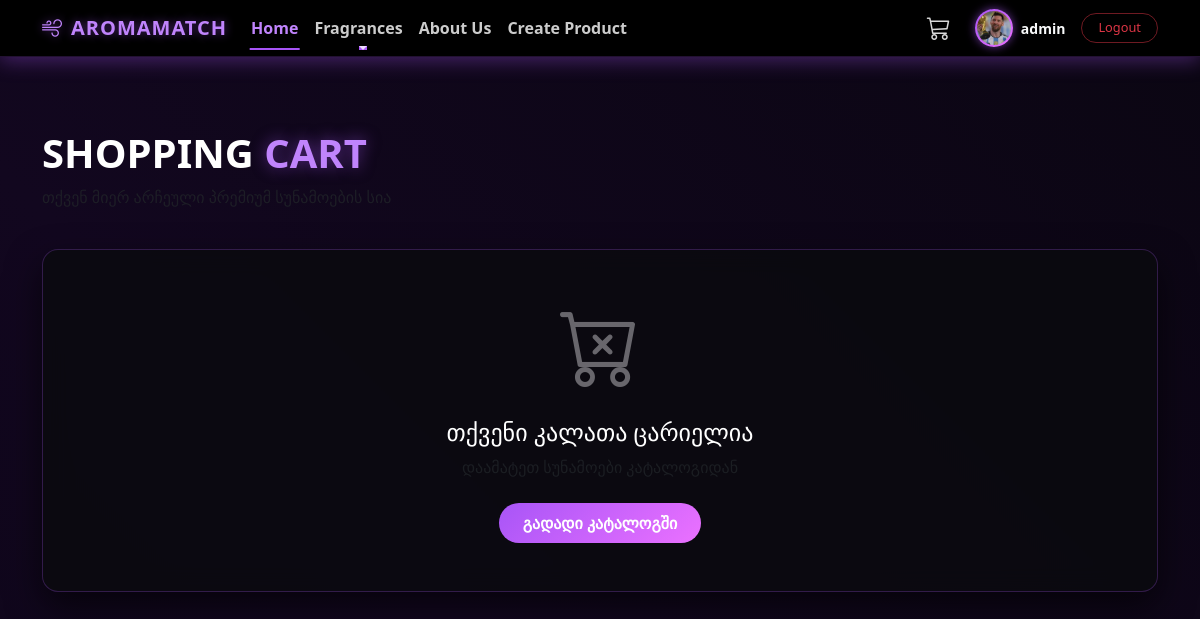
Page /cart (signed in) on the committed database.
### models.py (models this page shows)
class User(db.Model):
    __tablename__ = "users"
    id = db.Column(db.Integer, primary_key=True)
    username = db.Column(db.String(50), unique=True, nullable=False)
    password = db.Column(db.String(255), nullable=False)
    email = db.Column(db.String(120), unique=True, nullable=False)
    gender = db.Column(db.String(50), nullable=False)
    birthday = db.Column(db.Date, nullable=False)
    country = db.Column(db.String(50), nullable=False)
    image = db.Column(db.String(255), default="default.jpg")
    is_admin = db.Column(db.Boolean, default=False)
    comments = db.relationship("Comment", backref="author", lazy=True)

### routes.py (the view, shortened to what this page needs)
@main.route("/cart")
def view_cart():
    cart = session.get("cart", {})
    cart_items = []
    total_price = 0
    return render_template("cart.html", cart_items=cart_items, total_price=total_price, role=role)

### routes.py (called while the page is built)
@main.before_app_request
def load_logged_in_user():
    user_id = session.get("user_id")
    if user_id is None:
        g.user = None
    else:
        g.user = User.query.get(user_id)

### templates/cart.html (shortened to what this page needs)
{% extends "base.html" %}
{% block content %}
<div class="container my-5 py-4">
    <div class="row mb-4" data-aos="fade-down">
        <div class="col">
            <h1 class="display-6 fw-bold text-white text-uppercase">
                Shopping <span class="neon-text-purple">Cart</span>
            </h1>
            <p class="text-muted">თქვენ მიერ არჩეული პრემიუმ სუნამოების სია</p>
        </div>
    </div>
    {% if cart_items %}
    <div class="row g-4">
        <div class="col-lg-8" data-aos="fade-right">
            <div class="cart-glass-card p-4">
                <div class="table-responsive">
                    <table class="table table-dark align-middle table-dark-custom">
                        <thead>
                            <tr>
                                <th scope="col" class="text-muted small text-uppercase">Image</th>
                                <th scope="col" class="text-muted small text-uppercase">Product</th>
                                <th scope="col" class="text-muted small text-uppercase">Qty</th>
                                <th scope="col" class="text-muted small text-uppercase">Total</th>
                                <th scope="col" class="text-muted small text-uppercase text-end">Action</th>
                            </tr>
                        </thead>
                        <tbody>
                            {% for item in cart_items %}
                            <tr>
                                <td>
                                    <img src="/static/images/{{ item.product.image or 'default.png' }}"
                                         alt="" class="rounded" style="width: 50px; height: 50px; object-fit: cover; border: 1px solid rgba(168, 85, 247, 0.3);">
                                </td>
                                <td>
                                    <h6 class="mb-0 text-white fw-semibold">{{ item.product.name }}</h6>
                                    <small class="text-muted">{{ item.product.brand }}</small>
                                </td>
                                <td class="text-white">{{ item.quantity }}</td>
                                <td class="text-purple-light fw-bold">${{ item.item_total }}</td>
                                <td class="text-end">
                                    <form action="{{ url_for('main.remove_from_cart', product_id=item.product.id) }}" method="POST">
                                        <button type="submit" class="btn btn-sm btn-outline-danger rounded-circle">
                                            <i class="bi bi-trash3"></i>
                                        </button>
                                    </form>
                                </td>
                            </tr>
                            {% endfor %}
                        </tbody>
                    </table>
                </div>
            </div>
        </div>
        <div class="col-lg-4" data-aos="fade-left">
            <div class="cart-glass-card p-4">
                <h4 class="text-white mb-4 fw-bold">Order Summary</h4>
                <div class="d-flex justify-content-between mb-3">
                    <span class="text-muted">Subtotal:</span>
                    <span class="text-white fw-bold">${{ total_price }}</span>
                </div>
                <div class="d-flex justify-content-between mb-4">
                    <span class="text-muted">Shipping:</span>
                    <span class="text-success small fw-bold">FREE</span>
                </div>
                <hr style="border-top: 1px solid rgba(168, 85, 247, 0.2);">
                <div class="d-flex justify-content-between mb-4 align-items-center">
                    <span class="text-white fw-bold fs-5">Total:</span>
                    <span class="neon-text-purple fs-4 fw-bold">${{ total_price }}</span>
       </div>
         <form action="{{ url_for('main.checkout') }}" method="POST">
    <button type="submit" class="btn btn-checkout w-100 py-2.5 text-uppercase rounded-3">
        <i class="bi bi-credit-card me-2"></i>Proceed to Checkout
    </button>
</form>
                </div>
        </div>
    </div>
    {% else %}
    <div class="text-center py-5 cart-glass-card" data-aos="zoom-in">
        <i class="bi bi-cart-x display-1 d-block mb-4 text-purple" style="opacity: 0.4;"></i>
        <h4 class="text-white">თქვენი კალათა ცარიელია</h4>
        <p class="text-muted mb-4">დაამატეთ სუნამოები კატალოგიდან</p>
        <a href="{{ url_for('main.perfumes') }}" class="btn btn-checkout px-4 py-2 text-uppercase rounded-pill">
            გადადი კატალოგში
        </a>
    </div>
    {% endif %}
</div>
{% endblock %}

### templates/base.html (shortened to what this page needs)
<!DOCTYPE html>
<html lang="en">
<head>
    <link href="https://cdn.jsdelivr.net/npm/bootstrap@5.3.0/dist/css/bootstrap.min.css" rel="stylesheet">
    <link rel="stylesheet" href="https://cdn.jsdelivr.net/npm/bootstrap-icons@1.11.0/font/bootstrap-icons.css">
    <link href="https://unpkg.com/aos@2.3.1/dist/aos.css" rel="stylesheet">
    <link rel="stylesheet" href="/static/style.css">
</head>
<body class="bg-light">
    <nav class="navbar navbar-expand-lg navbar-dark premium-navbar sticky-top">
        <div class="container">
            <a class="navbar-brand fw-bold text-uppercase d-flex align-items-center" href="/" style="letter-spacing: 1px;">
                <i class="bi bi-wind me-2"></i> AromaMatch
            </a>
            <div class="collapse navbar-collapse" id="navbarSupportedContent">
                <ul class="navbar-nav me-auto mb-2 mb-lg-0">
                    <li class="nav-item">
                        <a class="nav-link active fw-semibold" aria-current="page" href="/">Home</a>
                    </li>
                    <li class="nav-item dropdown">
                        <a class="nav-link dropdown-toggle fw-semibold" href="#" id="navbarDropdown" role="button" data-bs-toggle="dropdown" aria-expanded="false">
                            Fragrances
                        </a>
                    </li>
                    <li class="nav-item">
                        <a class="nav-link fw-semibold" href="/about_us">About Us</a>
                    </li>
                    {% if g.user and g.user.is_admin %}
                    <li class="nav-item">
                        <a class="nav-link fw-semibold text-warning" href="{{ url_for('main.create_product') }}">Create Product</a>
                    </li>
                    {% endif %}
                </ul>
                <div class="d-flex align-items-center">
                    <a href="{{ url_for('main.view_cart') }}" class="cart-icon-btn position-relative me-4 text-decoration-none">
                        <i class="bi bi-cart3 fs-4"></i>
                    </a>
                    {% if g.user %}
                        <a href="{{ url_for('main.profile') }}" class="d-flex align-items-center text-decoration-none me-3 user-link">
                            <div class="navbar-avatar-wrapper me-2">
                                <img src="/static/images/{{ g.user.image }}" alt="Profile" class="navbar-avatar">
                            </div>
                            <span class="text-light small fw-bold transition">{{ g.user.username }}</span>
                        </a>
                        <a href="{{ url_for('main.logout') }}" class="btn btn-sm btn-outline-danger rounded-pill px-3" style="font-size: 0.8rem; border-color: rgba(220, 53, 69, 0.5);">Logout</a>
                    {% else %}
                        <div class="btn-group">
                            <a href="{{ url_for('main.login') }}" class="btn btn-outline-light px-3 rounded-start-pill">Login</a>
                            <a href="{{ url_for('main.register') }}" class="btn btn-light px-3 rounded-end-pill" style="background-color: #a855f7; border-color: #a855f7; color: white;">Register</a>
                        </div>
                    {% endif %}
                </div>
            </div>
        </div>
    </nav>
    <main>
        {% block content %}
        {% endblock %}
    </main>
</body>
</html>

### templates/base.html (style rules this page uses)
.premium-navbar { background-color: #000000 !important; box-shadow: 0 4px 20px rgba(168, 85, 247, 0.35) !important; border-bottom: 1px solid rgba(168, 85, 247, 0.2); animation: fullSpray 1.5s cubic-bezier(0.16, 1, 0.3, 1) forwards; transform-origin: center; transition: all 0.3s ease-in-out; }
.navbar-brand { color: #c084fc !important; text-shadow: 0 0 10px rgba(168, 85, 247, 0.5); transition: all 0.3s ease; }
.nav-link { position: relative; color: rgba(255, 255, 255, 0.8) !important; transition: color 0.3s ease; }
.nav-link:hover, .nav-link.active, .dropdown:hover .nav-link { color: #c084fc !important; }
.nav-link::after { content: ''; position: absolute; width: 0; height: 2px; bottom: -2px; left: 50%; background-color: #a855f7; transition: all 0.3s ease; transform: translateX(-50%); }
.nav-link:hover::after, .nav-link.active::after { width: 80%; }
.dropdown-toggle::after { transition: transform 0.3s ease; }
.navbar-avatar-wrapper { width: 38px; height: 38px; border-radius: 50%; padding: 2px; background: linear-gradient(135deg, #a855f7, #eb71ff); box-shadow: 0 0 10px rgba(168, 85, 247, 0.6); display: flex; align-items: center; justify-content: center; overflow: hidden; transition: all 0.3s ease; }
.navbar-avatar { width: 100%; height: 100%; object-fit: cover; border-radius: 50%; }
.cart-icon-btn { color: rgba(255, 255, 255, 0.85); transition: all 0.3s ease; }

### templates/cart.html (style rules this page uses)
body { background: linear-gradient(45deg, #07050f, #12071f, #050508, #1a0b2e) !important; background-size: 400% 400% !important; animation: auroraFlow 18s ease infinite !important; color: #f3f4f6 !important; }
.cart-glass-card { background-color: rgba(10, 10, 14, 0.8) !important; backdrop-filter: blur(12px); border: 1px solid rgba(168, 85, 247, 0.25) !important; border-radius: 16px; box-shadow: 0 15px 35px rgba(0,0,0,0.6); }
.neon-text-purple { color: #c084fc; text-shadow: 0 0 15px rgba(168, 85, 247, 0.5); }
.btn-checkout { background: linear-gradient(135deg, #a855f7, #eb71ff); color: white; border: none; font-weight: bold; transition: all 0.3s ease; }

### rows in the picture
User: user.image (picture), user.username "admin"
